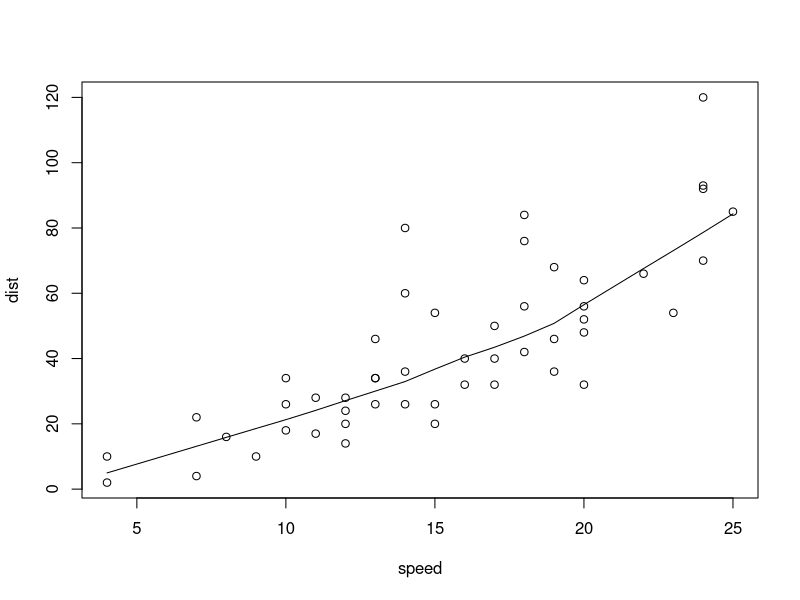
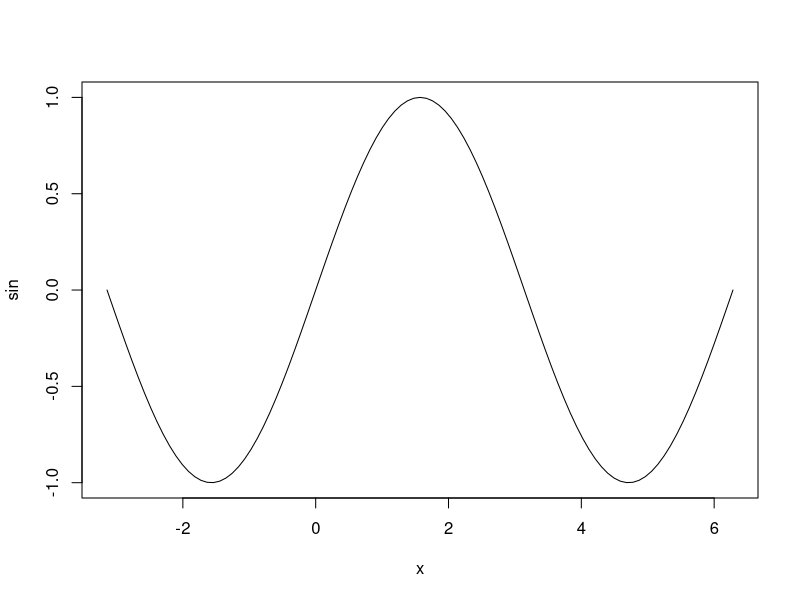
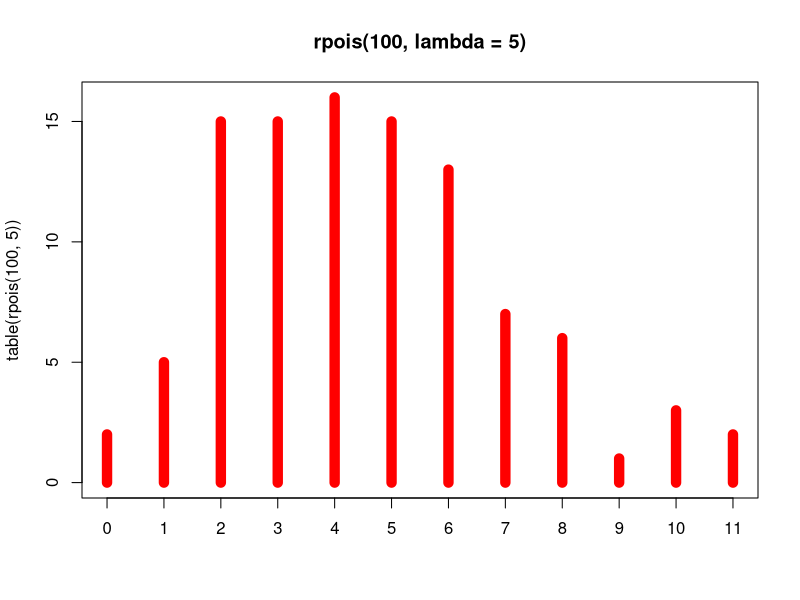
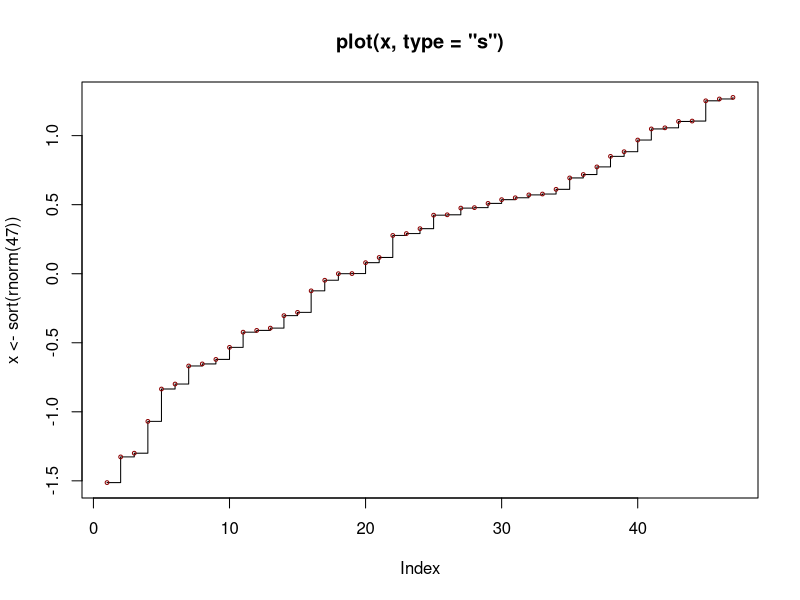
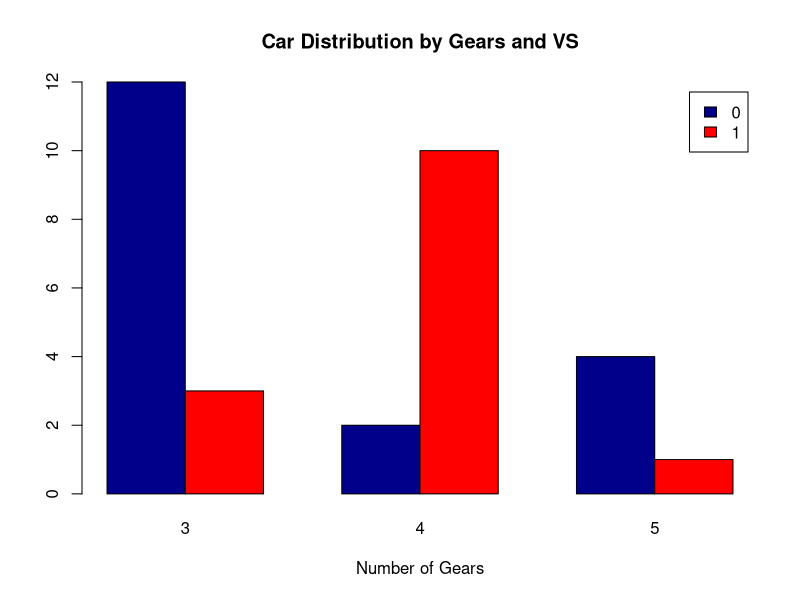

Recreate these plots in R, in order. (Note: this script raises an error after producing the figures.)
require(stats) # for lowess, rpois, rnorm
plot(cars)
lines(lowess(cars))

plot(sin, -pi, 2*pi) # see ?plot.function



## Discrete Distribution Plot:
plot(table(rpois(100, 5)), type = "h", col = "red", lwd = 10,
     main = "rpois(100, lambda = 5)")

## Simple quantiles/ECDF, see ecdf() {library(stats)} for a better one:
plot(x <- sort(rnorm(47)), type = "s", main = "plot(x, type = \"s\")")
points(x, cex = .5, col = "dark red")



# Grouped Bar Plot
counts <- table(mtcars$vs, mtcars$gear)
barplot(counts, main="Car Distribution by Gears and VS",
        xlab="Number of Gears", col=c("darkblue","red"),
        legend = rownames(counts), beside=TRUE)

table(dtSums$Debit, dtSums$TransYearMonth)

table(dtSums$Debit)
gvisLineChart(counts)

# Simple Bar Plot 
counts <- table(mtcars$gear)
str(counts)
barplot(counts, main="Car Distribution", 
        xlab="Number of Gears")


